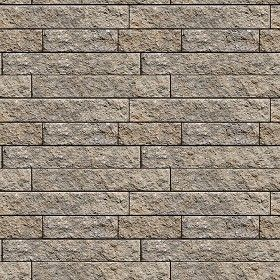
#> input picture image_converter_for_faraz/images/aaa.jpg, 280 x 280 px; its folder holds only this picture in this run
$ python -i dds_converter.py   (imports and definitions only)   (older library calls are emulated)
#> lines starting #> are read from the running program, lines starting #| are printed output that depends on the picture
import sys
import signal
import tkinter as tk
from tkinter import messagebox

# [25 lines left out: function check_dependencies, not called in this run]

# [1 line not run here, left out]

import cv2
import os
from PIL import Image, ImageTk, ImageEnhance, ImageFilter
import tkinter as tk
from tkinter import filedialog, messagebox, ttk
import numpy as np

class PreviewWindow:
    # [32 lines left out: function __init__, not called in this run]

    def on_close(self):
        self.is_active = False
        self.window.withdraw()

    # [5 lines left out: function on_zoom_change, not called in this run]

    def set_update_callback(self, callback):
        self.update_callback = callback

    # [19 lines left out: function update_preview, not called in this run]

    def show(self):
        self.is_active = True
        self.window.deiconify()

    def hide(self):
        self.is_active = False
        self.window.withdraw()

class ImageConverter:
    def __init__(self):
        signal.signal(signal.SIGINT, self.signal_handler)

        self.compression_options = {
            "No Compression": {
                "flags": ["uncompressed", "rgba8"],
                "format": "RGBA",
                "mipmap": False,
                "description": "Uncompressed (32bpp)"
            },
            "8X | BC1 (DXT1)": {
                "flags": ["bc1_unorm", "dxt1"],
                "format": "RGB",
                "mipmap": True,
                "description": "RGB compression (4bpp)"
            },
            "4X | BC3 (DXT5)": {
                "flags": ["bc3_unorm", "dxt5"],
                "format": "RGBA",
                "mipmap": True,
                "description": "RGBA compression (8bpp)"
            },
            "4X | BC7": {
                "flags": ["bc7_unorm"],
                "format": "RGBA",
                "mipmap": True,
                "description": "High quality RGBA (8bpp)"
            }
        }

        self.NORMAL_DEFAULTS = {
            'blur': 0,
            'scale': 300,
            'high': 100,
            'medium': 100,
            'low': 100
        }

        self.ROUGHNESS_DEFAULTS = {
            'blur': 0,
            'detail_scale': 100,
            'low': 50,
            'medium': 50,
            'high': 50,
            'bump': 10
        }
        self.dimensions = {
            "Original Size": "original",
            "Custom Size": "custom",
            "4x4": (4, 4),
            "128x128": (128, 128),
            "289x289": (289, 289),
            "512x512": (512, 512),
            "1024x1024": (1024, 1024),
            "2048x2048": (2048, 2048),
        }
        self.preview_image = None
        self.preview_roughness_image = None
        self.normal_preview_window = None
        self.roughness_preview_window = None
        self.setup_gui()

    # [6 lines left out: function signal_handler, not called in this run]

    def setup_gui(self):
        self.window = tk.Tk()
        self.window.title("Image to DDS Converter by SubhaM")
        self.window.geometry("500x400")

        self.generate_heightmap = tk.BooleanVar()
        self.generate_roughness = tk.BooleanVar()

        source_frame = ttk.LabelFrame(self.window, text="Source Selection", padding=5)
        source_frame.pack(fill="x", padx=5, pady=5)

        self.source_button = tk.Button(source_frame, text="Select Directory", command=self.select_source_dir)
        self.source_button.pack(side="left", padx=5)

        self.single_file_button = tk.Button(source_frame, text="Select Single File", command=self.select_single_file)
        self.single_file_button.pack(side="left", padx=5)

        tk.Label(self.window, text="Select Output Directory:").pack(pady=5)
        self.output_button = tk.Button(self.window, text="Browse", command=self.select_output_dir)
        self.output_button.pack(pady=5)

        tk.Label(self.window, text="Select Output Dimension:").pack(pady=5)
        self.dim_var = tk.StringVar()
        self.dim_combo = ttk.Combobox(self.window, textvariable=self.dim_var)
        self.dim_combo['values'] = list(self.dimensions.keys())
        self.dim_combo.set("Original Size")
        self.dim_combo.pack(pady=5)

        self.custom_dim_frame = ttk.Frame(self.window)
        tk.Label(self.custom_dim_frame, text="Width:").pack(side=tk.LEFT, padx=5)
        self.custom_width = ttk.Entry(self.custom_dim_frame, width=6)
        self.custom_width.pack(side=tk.LEFT, padx=5)

        tk.Label(self.custom_dim_frame, text="Height:").pack(side=tk.LEFT, padx=5)
        self.custom_height = ttk.Entry(self.custom_dim_frame, width=6)
        self.custom_height.pack(side=tk.LEFT, padx=5)

        self.dim_combo.bind('<<ComboboxSelected>>', self.on_dimension_change)

        checkbox_frame = ttk.LabelFrame(self.window, text="Additional Maps", padding=5)
        checkbox_frame.pack(fill="x", padx=5, pady=5)

        ttk.Checkbutton(
            checkbox_frame,
            text="Generate Normal Map",
            variable=self.generate_heightmap
        ).pack(side=tk.LEFT, padx=5)

        ttk.Checkbutton(
            checkbox_frame,
            text="Generate Specular Map",
            variable=self.generate_roughness
        ).pack(side=tk.LEFT, padx=5)

        self.normal_controls_frame = self.create_map_controls("Normal Map Controls", self.update_preview)
        self.roughness_controls_frame = self.create_roughness_controls("Speculer Map", self.update_roughness_preview)

        self.normal_controls_frame.pack_forget()
        self.roughness_controls_frame.pack_forget()

        self.generate_heightmap.trace('w', self.toggle_normal_controls)
        self.generate_roughness.trace('w', self.toggle_roughness_controls)

        self.convert_button = tk.Button(self.window, text="Convert Images", command=self.convert_images)
        self.convert_button.pack(pady=20)

        self.status_label = tk.Label(self.window, text="")
        self.status_label.pack(pady=10)

        tk.Label(self.window, text="Select Compression:").pack(pady=5)
        self.compression_var = tk.StringVar()
        self.compression_combo = ttk.Combobox(self.window, textvariable=self.compression_var)
        self.compression_combo['values'] = list(self.compression_options.keys())
        self.compression_combo.set("No Compression")
        self.compression_combo.pack(pady=5)

    # [388 lines left out: functions create_map_controls, create_roughness_controls, toggle_normal_controls, toggle_roughness_controls, update_preview, update_slider_label and 5 more, not called in this run]

    def select_output_dir(self):
        self.output_dir = filedialog.askdirectory(title="Select Output Directory")
        self.output_button.config(text=f"Output: {os.path.basename(self.output_dir)}")

    # [152 lines left out: functions generate_height_map, convert_images, reset_normal_values, reset_roughness_values, on_dimension_change, run, not called in this run]

# [3 lines not run here, left out]

>>> import cv2
>>> picture = cv2.imread('images/aaa.jpg', cv2.IMREAD_GRAYSCALE)
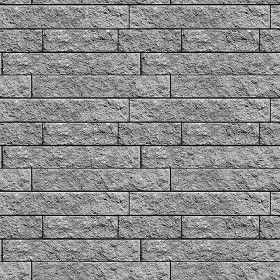
#> picture: shape (280, 280); min 0, max 255, mean 139.9
#> (the run stopped early here; a loop or call above may not have finished)

$ run again, on image_converter_for_faraz/images/Parquet_AdobeStock_589641793-1000x627-1.png
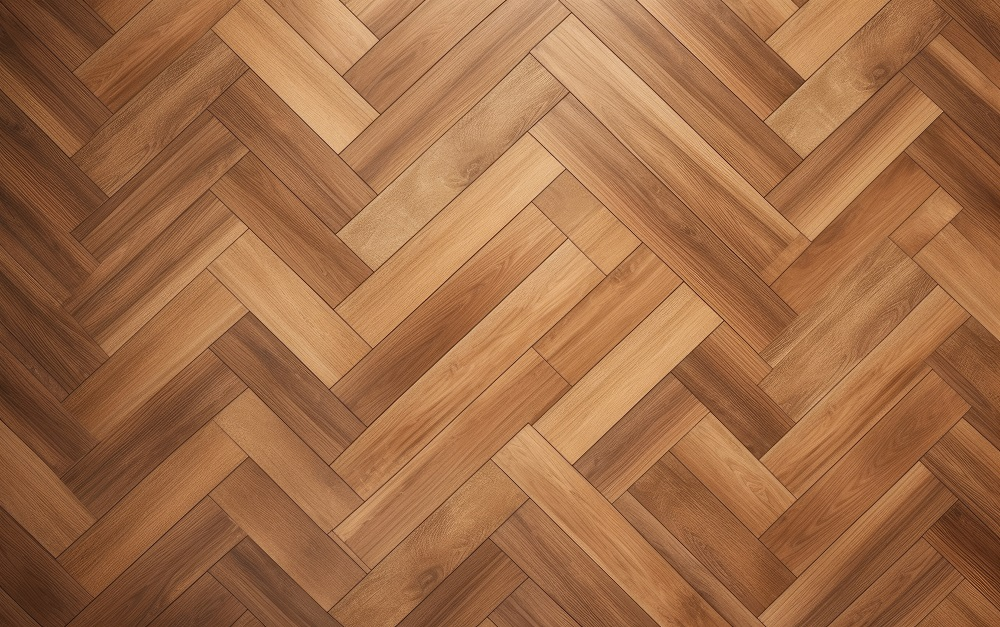
#> input picture image_converter_for_faraz/images/Parquet_AdobeStock_589641793-1000x627-1.png, 1000 x 627 px
#> `picture = cv2.imread('images/aaa.jpg', cv2.IMREAD_GRAYSCALE)`:
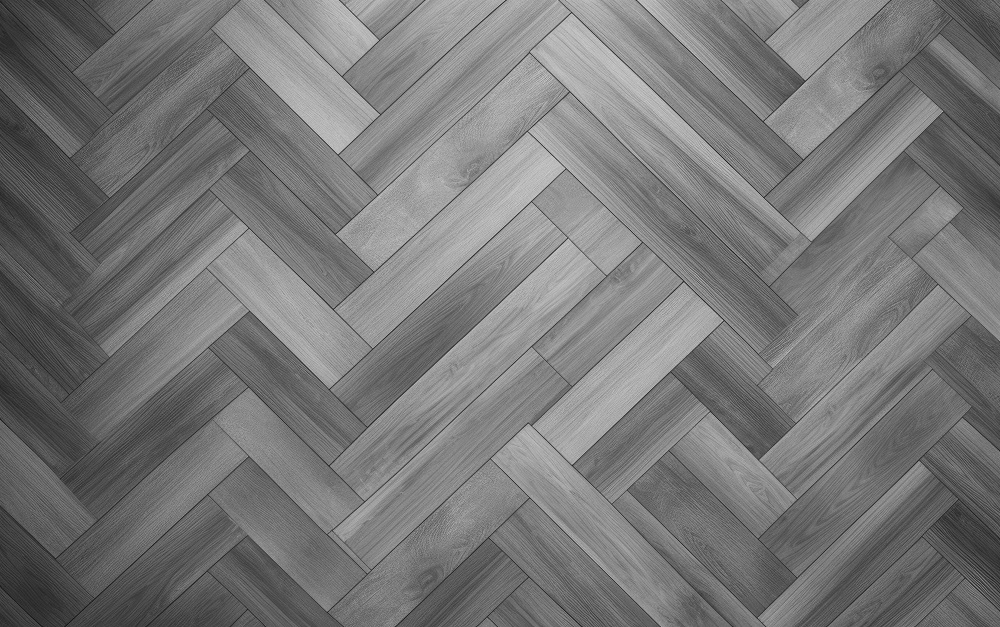
#> picture: shape (627, 1000); min 16, max 206, mean 119.8
